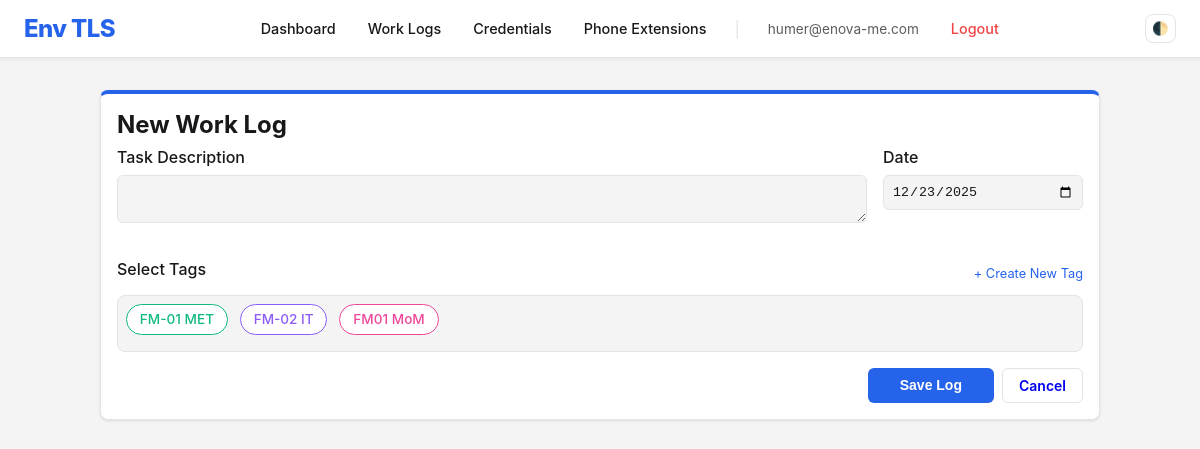
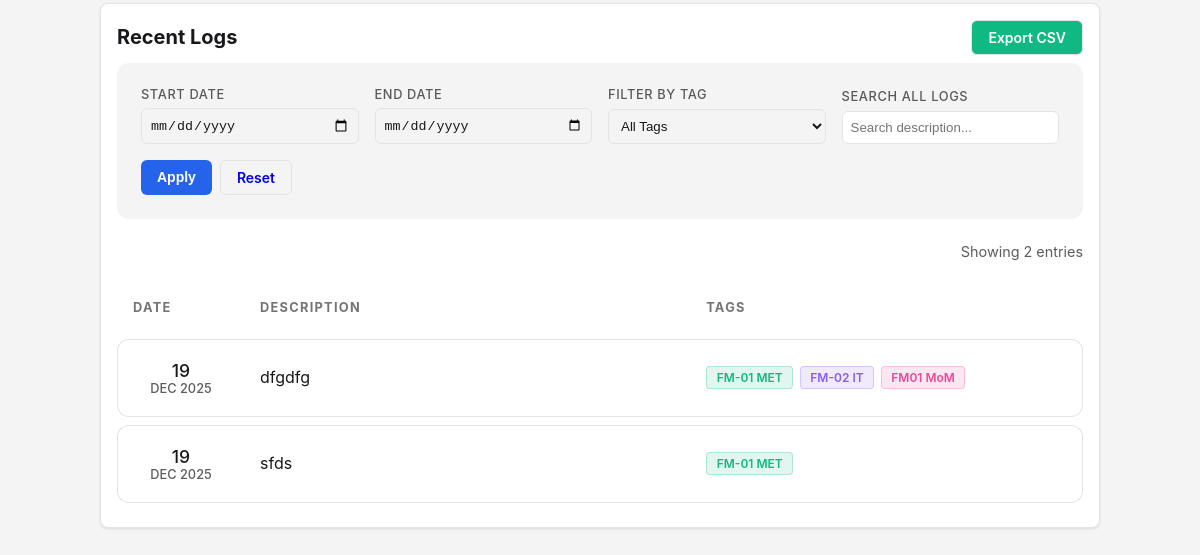
Page /work-logs/ (signed in) on the earlier database version (2 pictures, top to bottom).
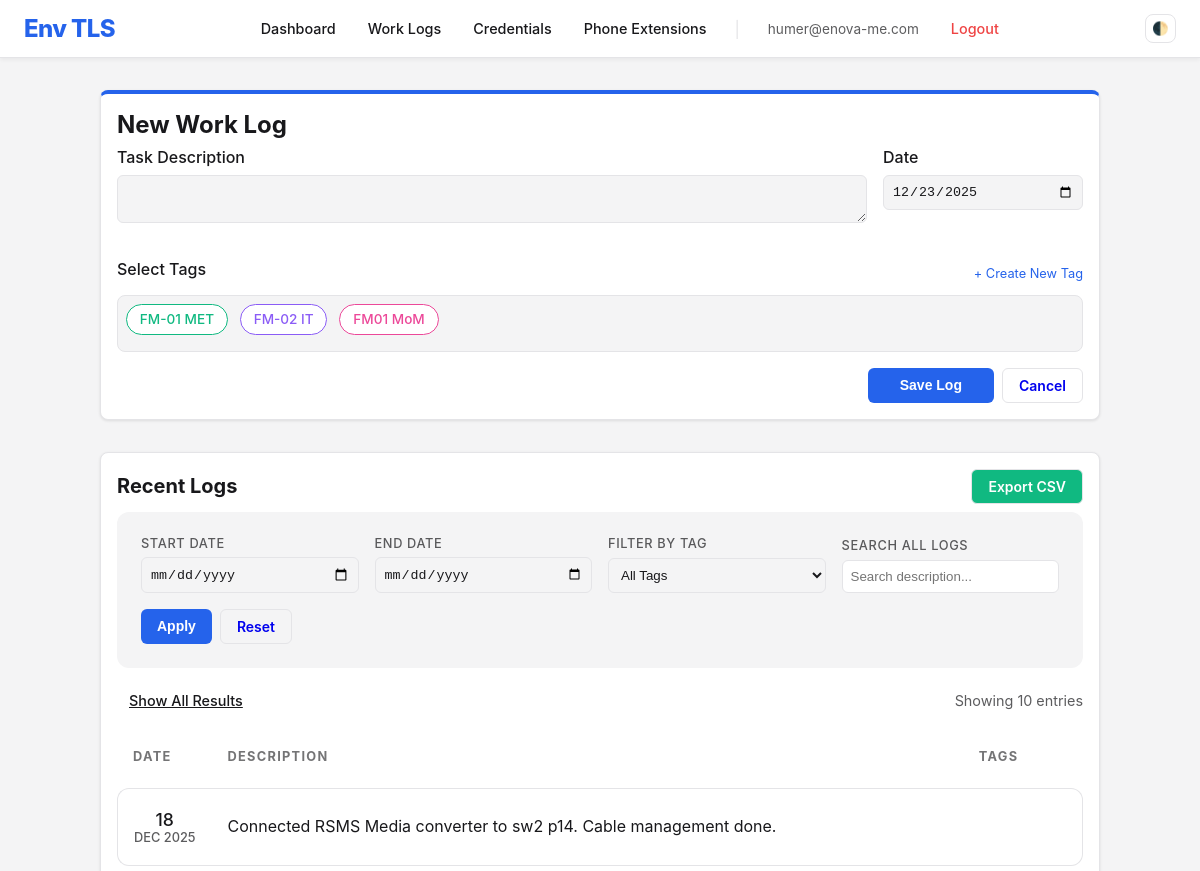
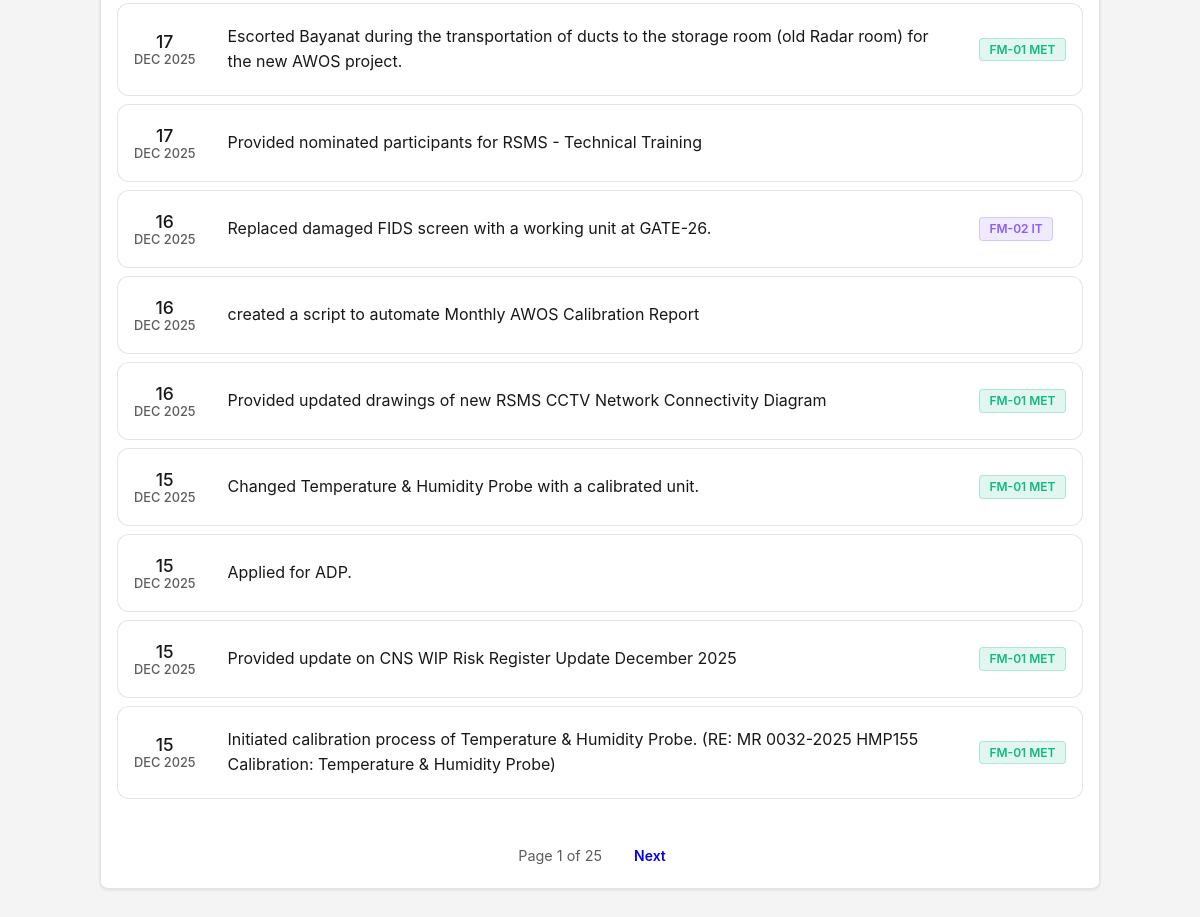
Same page on the later database version (2 pictures, top to bottom).
### work_log/models.py (models this page shows, shortened)
class Tag(models.Model):
    COLOR_CHOICES = [
        ('#3b82f6', 'Blue'),
        ('#10b981', 'Green'),
        ('#f59e0b', 'Amber'),
        ('#ef4444', 'Red'),
        ('#8b5cf6', 'Purple'),
        ('#ec4899', 'Pink'),
        ('#6b7280', 'Gray'),
        ('#14b8a6', 'Teal'),
    ]
    name = models.CharField(max_length=50, unique=True)
    color = models.CharField(max_length=7, choices=COLOR_CHOICES, default='#3b82f6')

class WorkLog(models.Model):
    user = models.ForeignKey(User, on_delete=models.CASCADE)
    date = models.DateField(default=datetime.date.today)
    task_description = models.TextField()
    tags = models.ManyToManyField(Tag, blank=True)
    created_at = models.DateTimeField(auto_now_add=True)

### work_log/views.py (the view, shortened to what this page needs)
# urls.py: path('', WorkLogListView.as_view(), name='worklog_list'),
class WorkLogListView(LoginRequiredMixin, ListView):
    model = WorkLog
    template_name = 'work_log/worklog_list.html'
    context_object_name = 'worklogs'
    paginate_by = 10
    def get_paginate_by(self, queryset):
        if self.request.GET.get('show_all'):
            return None
        return self.paginate_by
    def get_queryset(self):
        queryset = WorkLog.objects.filter(user=self.request.user).order_by('-date', '-created_at').distinct()
        start_date = self.request.GET.get('start_date')
        end_date = self.request.GET.get('end_date')
        tag_id = self.request.GET.get('tag')
        query = self.request.GET.get('q')
        if start_date:
            queryset = queryset.filter(date__gte=start_date)
        if end_date:
            queryset = queryset.filter(date__lte=end_date)
        if tag_id and tag_id.strip():
            queryset = queryset.filter(tags=tag_id)
        if query and query.strip():
            queryset = queryset.filter(task_description__icontains=query)
        return queryset.distinct()
    def get_context_data(self, **kwargs):
        context = super().get_context_data(**kwargs)
        context['tags'] = Tag.objects.all()
        if 'form' not in context:
            context['form'] = WorkLogForm()
        return context

### work_log/forms.py
class WorkLogForm(forms.ModelForm):
    date = forms.DateField(
        widget=forms.DateInput(attrs={'type': 'date', 'class': 'form-control'}),
        initial=datetime.date.today
    )
    task_description = forms.CharField(
        widget=forms.Textarea(attrs={'class': 'form-control', 'rows': 2, 'autofocus': 'autofocus'}),
        label="Task Description"
    )
    tags = forms.ModelMultipleChoiceField(
        queryset=Tag.objects.all(),
        widget=forms.CheckboxSelectMultiple(),
        required=False
    )
    class Meta:
        model = WorkLog
        fields = ['date', 'task_description', 'tags']

### work_log/templates/work_log/worklog_list.html (shortened to what the changed rows need)
{% extends 'base.html' %} {% block title %}Work Logs | Env TLS{% endblock %} {% block content %}
<div style="max-width: 1000px; margin: 0 auto;">
    <div class="card" style="margin-bottom: 2rem; border-top: 4px solid var(--primary-color);">
        <div class="card-header" style="background: transparent;">
            <h2 style="margin: 0; font-size: 1.5rem;">New Work Log</h2>
        </div>
        <div class="card-body">
            <form method="post" action="{% url 'worklog_list' %}">
                <div class="form-group">
                    <div class="tags-checkbox-container">
                        {% for tag in tags %}
                            <label class="tag-checkbox-label">
                                <span class="tag-chip" style="--tag-color: {{ tag.color|default:'#6b7280' }}">
                                    {{ tag.name }}
                                </span>
                            </label>
                        {% endfor %}
                    </div>
                </div>
            </form>
        </div>
    </div>
    <div class="card">
        <div class="card-header">
            <h2 style="margin: 0; font-size: 1.25rem;">Recent Logs</h2>
        </div>
        <div class="card-body">
            <div style="display: flex; justify-content: space-between; margin: 1rem 0; font-size: 0.9rem;">
                <div>
                    {% if is_paginated %}
                        <a href="?{{ request.GET.urlencode }}&show_all=true" class="nav-link" style="margin:0; text-decoration: underline;">Show All Results</a>
                    {% elif request.GET.show_all %}
                        <a href="?{% for key, value in request.GET.items %}{% if key != 'show_all' %}{{ key }}={{ value }}&{% endif %}{% endfor %}" class="nav-link" style="margin:0; text-decoration: underline;">Show Paged</a>
                    {% endif %}
                </div>
                <div style="opacity: 0.7;">Showing {{ worklogs|length }} entries</div>
            </div>
            <div class="table-responsive">
                <table class="modern-table">
                    <thead>
                        <tr>
                            <th>Date</th>
                            <th>Description</th>
                            <th>Tags</th>
                        </tr>
                    </thead>
                    <tbody>
                        {% for log in worklogs %}
                        <tr class="log-row">
                            <td style="white-space: nowrap; font-weight: 500;">
                                <div style="font-size: 1.1rem;">{{ log.date|date:"d" }}</div>
                                <div style="font-size: 0.8rem; opacity: 0.7; text-transform: uppercase;">{{ log.date|date:"M Y" }}</div>
                            </td>
                            <td class="task-desc-cell search-content">{{ log.task_description|linebreaksbr }}</td>
                            <td>
                                <div class="tag-container">
                                    {% for tag in log.tags.all %}
                                    <span class="tag-badge" style="background-color: {{ tag.color }}20; color: {{ tag.color }}; border: 1px solid {{ tag.color }}40;">
                                        {{ tag.name }}
                                    </span>
                                    {% endfor %}
                                </div>
                            </td>
                        </tr>
                        {% endfor %}
                    </tbody>
                </table>
            </div>
            {% if is_paginated %}
            <div class="pagination">
                <span class="page-info">Page {{ page_obj.number }} of {{ page_obj.paginator.num_pages }}</span>
                {% if page_obj.has_next %}
                <a href="?page={{ page_obj.next_page_number }}{% for key, value in request.GET.items %}{% if key != 'page' %}&{{ key }}={{ value }}{% endif %}{% endfor %}"
                    class="btn">Next</a>
                {% endif %}
            </div>
            {% endif %}
        </div>
    </div>
</div>
{% endblock %}

Differences in the rows shown:
no longer on this page (row edited): WorkLog: date "19", date "DEC 2025", task_description "dfgdfg", Tag (name "FM-01 MET"), Tag (name "FM-02 IT"), Tag (name "FM01 MoM")
no longer on this page (row edited): WorkLog: date "19", date "DEC 2025", task_description "sfds", Tag (name "FM-01 MET")
added WorkLog: date "18", date "DEC 2025", task_description "Connected RSMS Media converter to sw2 p14. Cable management done."
added WorkLog: date "17", date "DEC 2025", task_description "Escorted Bayanat during the transportation of ducts to the storage room (old Radar room) for the new AWOS project.", Tag (name "FM-01 MET")
added WorkLog: date "17", date "DEC 2025", task_description "Provided nominated participants for RSMS - Technical Training"
added WorkLog: date "16", date "DEC 2025", task_description "Replaced damaged FIDS screen with a working unit at GATE-26.", Tag (name "FM-02 IT")
added WorkLog: date "16", date "DEC 2025", task_description "created a script to automate Monthly AWOS Calibration Report"
added WorkLog: date "16", date "DEC 2025", task_description "Provided updated drawings of new RSMS CCTV Network Connectivity Diagram", Tag (name "FM-01 MET")
added WorkLog: date "15", date "DEC 2025", task_description "Changed Temperature & Humidity Probe with a calibrated unit.", Tag (name "FM-01 MET")
added WorkLog: date "15", date "DEC 2025", task_description "Applied for ADP."
added WorkLog: date "15", date "DEC 2025", task_description "Provided update on CNS WIP Risk Register Update December 2025", Tag (name "FM-01 MET")
added WorkLog: date "15", date "DEC 2025", task_description "Initiated calibration process of Temperature & Humidity Probe. (RE: MR 0032-2025 HMP155 Calibration: Temperature & Humidity Probe)", Tag (name "FM-01 MET")
Other differences:
{{ worklogs|length }}: "2" → "10"
{{ page_obj.number }}: (not shown) → "1"
{{ page_obj.paginator.num_pages }}: (not shown) → "25"
text now shown: "Show All Results Page of Next"
